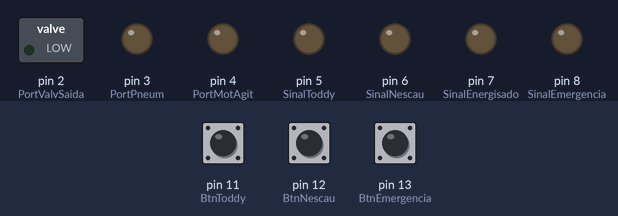
Recording of a sketch running on a simulated Arduino Uno, built with avr-gcc and run on an emulated ATmega328P. Parts: switched loads named in the sketch (green lamp = pin HIGH), output pins drawn as LEDs (lit = HIGH). Inputs (shaded band) come from the test bench; at power-on: pin 11 (BtnToddy) HIGH, pin 12 (BtnNescau) HIGH, pin 13 (BtnEmergencia) HIGH.

Above: at 1.2 s.
1.3 s: pin 11 (BtnToddy) pulled LOW for 0.15 s
At 1.37 s:
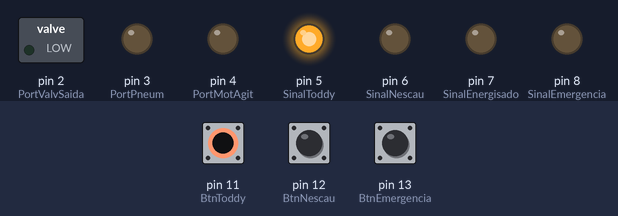
2.9 s: pin 12 (BtnNescau) pulled LOW for 0.15 s
At 2.97 s:
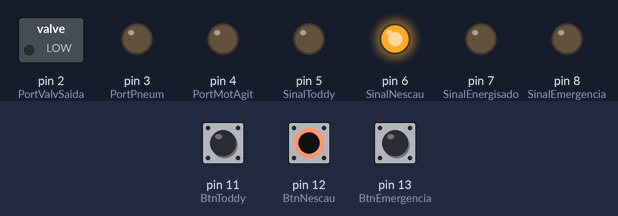
4.5 s: pin 13 (BtnEmergencia) pulled LOW for 0.15 s
At 4.57 s:
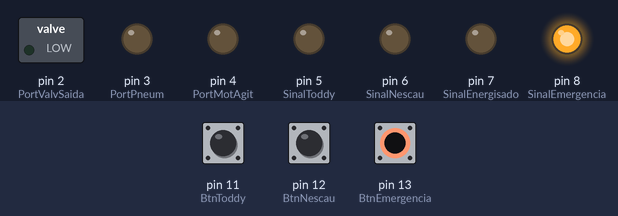
6.1 s: pin 13 (BtnEmergencia) pulled LOW for 3.2 s
At 9.8 s:
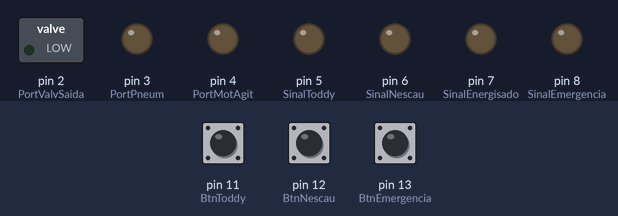
10.8 s: pin 11 (BtnToddy) pulled LOW for 3.2 s
At 12.2 s:
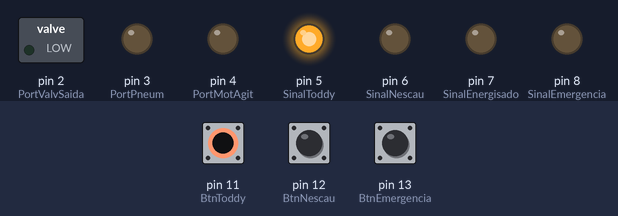
15.5 s: pin 11 (BtnToddy) driven LOW and pin 12 (BtnNescau) driven LOW
At 16.9 s:
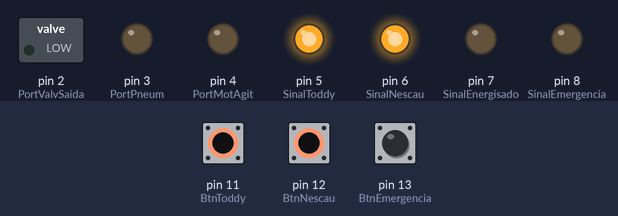
Timing chart, 0 to 18.0 s (numbered marks = the images above; inputs shaded):
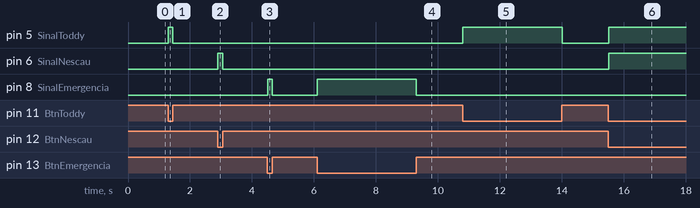

The sketch:

CodigoTesteEntradas.ino
```cpp
//Codigo
/*

Programa: Máquina de achocolatados
Autor: Mateus Lima
Ultima alteração: 29/10/2021
Versão: 1.0
Organização: Senai Taguantiga
Descrição: .......

*/
//////////////Portas/////////////////

//Saidas
#define PortValvEntrada 1
#define PortValvSaida 2
#define PortPneum 3
#define PortMotAgit 4
#define SinalToddy 5
#define SinalNescau 6
#define SinalEnergisado 7
#define SinalEmergencia 8

//Entradas

#define BtnToddy 11
#define BtnNescau 12
#define BtnEmergencia 13


void setup(){
	// Definir as portas de saida
	pinMode(PortValvEntrada,OUTPUT);
	pinMode(PortValvSaida,OUTPUT);
	pinMode(PortPneum,OUTPUT);
	pinMode(PortMotAgit,OUTPUT);
	pinMode(SinalToddy,OUTPUT);
	pinMode(SinalNescau,OUTPUT);
	pinMode(SinalEnergisado,OUTPUT);
	pinMode(SinalEmergencia,OUTPUT);
	//definir as portas de entrada
	pinMode(BtnToddy,INPUT_PULLUP);
	pinMode(BtnNescau,INPUT_PULLUP);
	pinMode(BtnEmergencia,INPUT_PULLUP);
	//Inicia a comunicação serial
	Serial.begin(9600);
}
void loop(){

	int LeituraBtnToddy = digitalRead(BtnToddy);
	int LeituraBtnNescau = digitalRead(BtnNescau);
	int LeituraBtnEmerg = digitalRead(BtnEmergencia);

// Condicional
	if(LeituraBtnToddy==0){
		digitalWrite(SinalToddy,1);
	}else{
		digitalWrite(SinalToddy,0);
	}

	if(LeituraBtnNescau==0){
		digitalWrite(SinalNescau,1);
	}else{
		digitalWrite(SinalNescau,0);
	}

	if(LeituraBtnEmerg==0){
		digitalWrite(SinalEmergencia,1);
	}else{
		digitalWrite(SinalEmergencia,0);
	}


/*
	digitalWrite(PortValvEntrada,1);
	digitalWrite(PortValvSaida,1);
	digitalWrite(PortPneum,1);
	digitalWrite(PortMotAgit,1);
	digitalWrite(SinalToddy,1);
	digitalWrite(SinalNescau,1);
	digitalWrite(SinalEnergisado,1);
	digitalWrite(SinalEmergencia,1);

	delay(1000);

    digitalWrite(PortValvEntrada,0);
	digitalWrite(PortValvSaida,0);
	digitalWrite(PortPneum,0);
	digitalWrite(PortMotAgit,0);
	digitalWrite(SinalToddy,0);
	digitalWrite(SinalNescau,0);
	digitalWrite(SinalEnergisado,0);
	digitalWrite(SinalEmergencia,0);

	delay(1000);
*/
}
```

Measured:
- after the input at 1.3 s, pin 5 (SinalToddy): LOW → HIGH at once, → LOW 0.15 s later
- after the input at 2.9 s, pin 6 (SinalNescau): LOW → HIGH at once, → LOW 0.15 s later
- after the input at 4.5 s, pin 8 (SinalEmergencia): LOW → HIGH at once, → LOW 0.15 s later
- after the input at 6.1 s, pin 8 (SinalEmergencia): LOW → HIGH at once, → LOW 3.2 s later
- after the input at 10.8 s, pin 5 (SinalToddy): LOW → HIGH at once, → LOW 3.2 s later
- after the input at 15.5 s, pin 5 (SinalToddy), pin 6 (SinalNescau): LOW → HIGH at once
